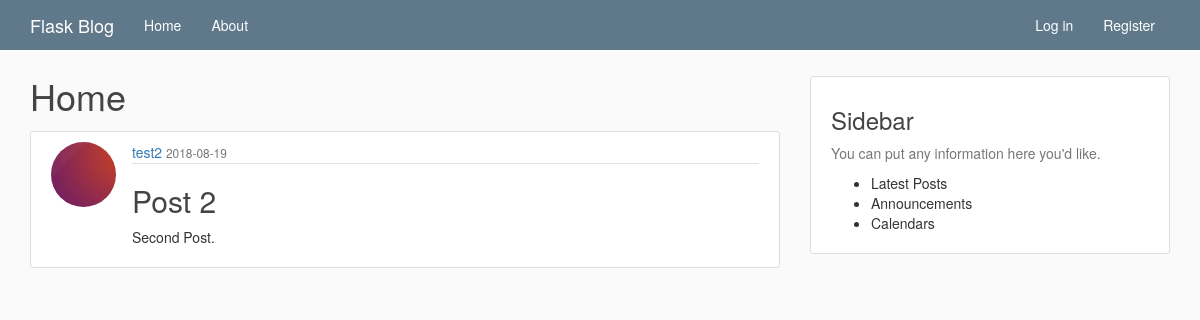
Screenshot of /post/2 with the database file from the repository.
### flaskblog/models.py (models this page shows, shortened)
class User(db.Model, UserMixin):
  id = db.Column(
      db.Integer, primary_key=True)
  username = db.Column(
      db.String(20), unique=True, nullable=False)
  email = db.Column(
      db.String(120), unique=True, nullable=False)
  image_file = db.Column(
      db.String(20), nullable=False,
      default='default.jpg')  # Store for image hash
  password = db.Column(db.String(60), nullable=False)
  posts = db.relationship('Post', backref='author', lazy=True)

class Post(db.Model):
  id = db.Column(
      db.Integer, primary_key=True)
  title = db.Column(
      db.String(100), nullable=False)
  date_posted = db.Column(
      db.DateTime, nullable=False, default=datetime.utcnow)
  content = db.Column(
      db.Text, nullable=False)
  user_id = db.Column(
      db.Integer, db.ForeignKey('user.id'), nullable=False)

### flaskblog/routes.py (the view)
@app.route('/post/<int:post_id>')
def post(post_id):
  post = Post.query.get_or_404(post_id)
  return render_template('post.html', title=post.title, post=post)

### flaskblog/templates/post.html (shortened to what this page needs)
{% extends "layout.html" %}
{% block content %}
  <h1>Home</h1>
  <article class="media content-section">
    <img src="{{ url_for('static', filename='profile_pics/' + post.author.image_file) }}" class="rounded-circle article-img">
    <div class="media-body">
      <div class="article-metadata">
        <a href="#" class="mr-2">{{ post.author.username }}</a>
        <small class="text-muted">{{ post.date_posted.strftime('%Y-%m-%d') }}</small>
      </div>
      <h2 class="article-title">{{ post.title }}</h2>
      <p class="article-content">{{ post.content }}</p>
    </div>
  </article>
{% endblock content %}

### flaskblog/static/main.css (style rules this page uses)
body { background: #fafafa; color: #333333; margin-top: 7.6rem; }
h1, h2, h3, h4, h5, h6 { color: #444444; }
main > .row > .col-md-8 h1 { margin-top: 0; }
.content-section { background: #ffffff; padding: 10px 20px; border: 1px solid #dddddd; border-radius: 3px; margin-bottom: 20px; }
.article-title { color: #444444; }
.article-content { white-space: pre-line; }
.article-img { height: 65px; width: 65px; margin-right: 16px; float: left; }
.rounded-circle { border-radius: 50%; }
.article-metadata { padding-bottom: 1px; margin-bottom: 4px; border-bottom: 1px solid #e3e3e3; }

### rows the page displays
User: image_file (placeholder picture), author.username "test2"
Post: date_posted "2018-08-19", title "Post 2", content "Second Post."
